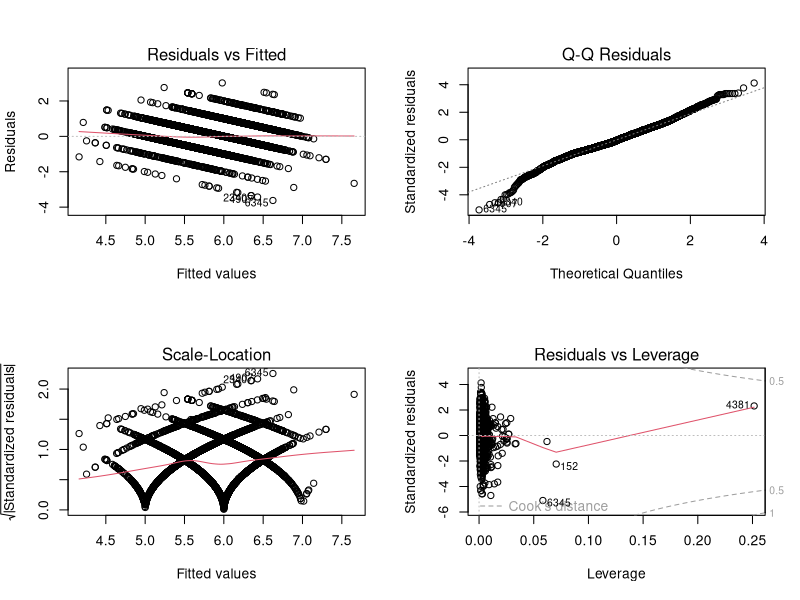

Recreate this plot in R. (Note: this script raises an error after producing the figure.)
## ---- chunk 1
wine <- read.csv("wine_all.csv", header=TRUE)
str(wine)
## ---- chunk 2
set.seed(1234)
i <- sample(1:nrow(wine), 0.8*nrow(wine), replace=FALSE)
train <- wine[i,]
test <- wine[-i,]
## ---- chunk 3
lm1 <- lm(quality~., data=train)
summary(lm1)
## ---- chunk 4
par(mfrow=c(2,2))
plot(lm1)
## ---- chunk 5
pred <- predict(lm1, newdata=test)
cor_lm <- cor(pred, test$quality)
mse_lm <- mean((pred-test$quality)^2)
mse_train <- mean(lm1$residuals^2)
rmse_lm <- sqrt(mse_lm)
print(cbind(head(pred, n=10), head(test$quality, n=10)))
## ---- chunk 6
lm2 <- lm(quality~volatile_acidity+residual_sugar+alcohol+sulphates+type+type*alcohol, data=train)
summary(lm2)
anova(lm1, lm2)
## ---- chunk 7
glm1 <- glm(type~., data=train, family=binomial)
summary(glm1)
## ---- chunk 8
summary(train$type)
##   red white 
##  1284  3913
summary(test$type)
##   red white 
##   315   985
## ---- chunk 9
probs <- predict(glm1, newdata=test, type="response")
pred_glm <- ifelse(probs>0.5, 2, 1)
table(pred_glm, test$type)
##         
## pred_glm red white
##        1 311     3
##        2   4   982
acc_glm <- mean(pred_glm==as.integer(test$type))
## ---- chunk 10
library(class)
knn_pred <- knn(train=train[,1:12], test=test[,1:12], cl=train$type, k=3)
table(knn_pred, test$type)
acc_knn <- mean(knn_pred==test$type)
## ---- chunk 11
normalize <- function(x) {
  return ((x - min(x)) / (max(x) - min(x)))
}
train_norm <- as.data.frame(lapply(train[,1:12], normalize))
test_norm <- as.data.frame(lapply(test[,1:12], normalize))
knn_pred2 <- knn(train=train_norm, test=test_norm, cl=train$type, k=3)
table(knn_pred2, test$type)

acc_knn_scaled <- mean(knn_pred2==test$type)

## ---- chunk 12
train_reg <- train_norm[,1:11]
test_reg <- test_norm[,1:11]
library(caret)
fit <- knnreg(train_reg, train$quality, k=3)
predictions <- predict(fit, test_reg)
cor_knn <- cor(predictions, test$quality) 
mse_knn <- mean((predictions - test$quality)^2) 

## ---- chunk 13
test_mse_knn <- rep(0, 40)
test_cor_knn <- rep(0, 40)
for (i in 1:40){
  fit <- knnreg(train_reg, train$quality, k=i)
  pred <- predict(fit, newdata=test_reg)
  test_cor_knn[i] <- cor(pred, test$quality)
  test_mse_knn[i] <- mean((pred - test$quality)^2)
}
which.min(test_mse_knn)
## [1] 22
which.max(test_cor_knn)
## [1] 22
test_mse_knn[22]  # .547
## [1] 0.5470226
test_cor_knn[22]  # .548
## [1] 0.5478941
## ---- chunk 14
k-means
set.seed(1234)
df <- wine[]
df <- as.data.frame(scale(df[,-13]))  # remove type
fit.km <- kmeans(df, 2, nstart=20)
fit.km
## ---- chunk 15
cor(fit.km$cluster, abs(1-as.integer(wine$type)))  # flip 1 and 2
## [1] 0.9517272
Plot
# plot is too dense with all data so randomly select 250
j <- sample(1:nrow(wine), 250, replace=FALSE)
# plot - using pH and alcohold to spread out the points
# color = white/red wine
# shape = cluster identified by kmeans
plot(wine$pH[j], wine$alcohol[j], pch=fit.km$cluster[j], 
     col=c("brown3","goldenrod1")[as.integer(wine$type[j])],
     xlab="alcohol", ylab="pH")
## ---- chunk 16
wsplot <- function(data, nc=15, seed=1234){ 
  wss <- (nrow(data)-1)*sum(apply(data,2,var)) 
  for (i in 2:nc){
    set.seed(seed)
    wss[i] <- sum(kmeans(data,centers=i)$withinss) 
  }
  plot(1:nc, wss, type="b", xlab="Number of Clusters", ylab="Within groups sum of squares")
} 

wsplot(df)  # elbow at 3


fit.km3 <- kmeans(df, 3, nstart=20)
fit.km3
fit.km$withinss
## [1] 20237.60 42240.26
fit.km3$withinss  # lower
## [1] 18770.18 13782.01 18976.59
## ---- chunk 17
d <- dist(wine)  # data was normalized above
## Warning in dist(wine): NAs introduced by coercion
fit.average <- hclust(d, method="averag")
plot(fit.average, hang=-1, cex=.8)
## ---- chunk 18
j <- sample(1:nrow(wine), 10, replace=FALSE)
d <- dist(wine[j,])  # data was normalized above
## Warning in dist(wine[j, ]): NAs introduced by coercion
fit.small <- hclust(d, method="averag")
plot(fit.small, hang=-1, cex=.8)
## ---- chunk 19
# compare 2497 and 3532 == -1.9
sum(df[2497,] - df[3532,])
## [1] -1.947792
# compare 3555 and 6127 == 6.84
sum(df[3532,] - df[4341,])  # diff = -1.07, 3 times as much
## [1] 6.841612
